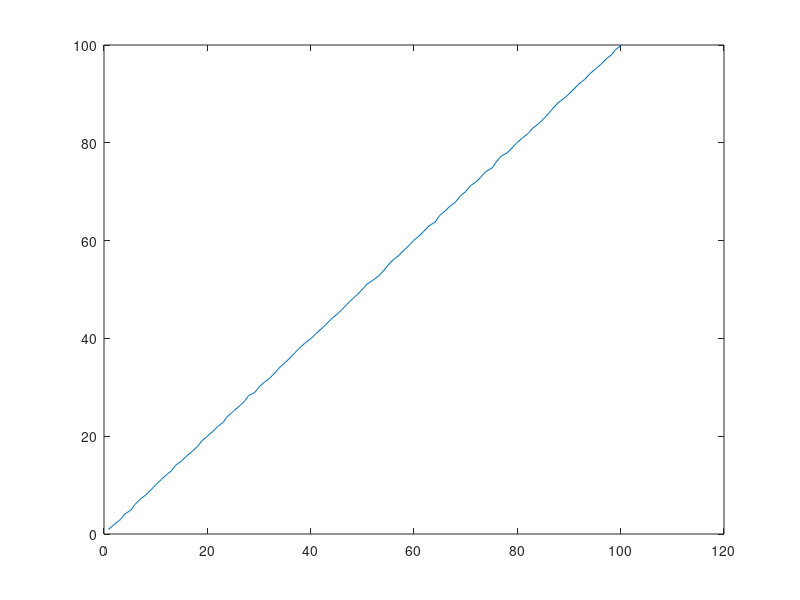

The MATLAB source for this figure:
clear; clc;
Nobservations = 100; N = 1000;
A = eye(2); B = eye(2); R = zeros(2, 2); I = eye(2);
s_ = zeros(Nobservations, 2);

mu = [0 0]; Sigma = [0.01 0; 0 0.01]; R1 = chol(Sigma);
e = repmat(mu, Nobservations, 1) + randn(Nobservations, 2) * R1;
Gamma = repmat(mu, Nobservations, 1) + randn(Nobservations, 2) * R1;

muE = mu; muGamma = mu;
varE = Sigma; varGamma = Sigma;

o_ = repmat(1:Nobservations, 2, 1)' * B + Gamma;

s = s_'; o = o_';
for i = 1:N
    %Predict
    s = A * s + repmat(muE', 1, Nobservations);
    R = varE + A * R * A';
    
    %Update
    K = R * B' * inv(B * R * B' + varGamma);
    s = s + K * (o - B * s - muGamma');
    R = (I - K * B) * R;
end

plot(s(1, :), s(2, :));